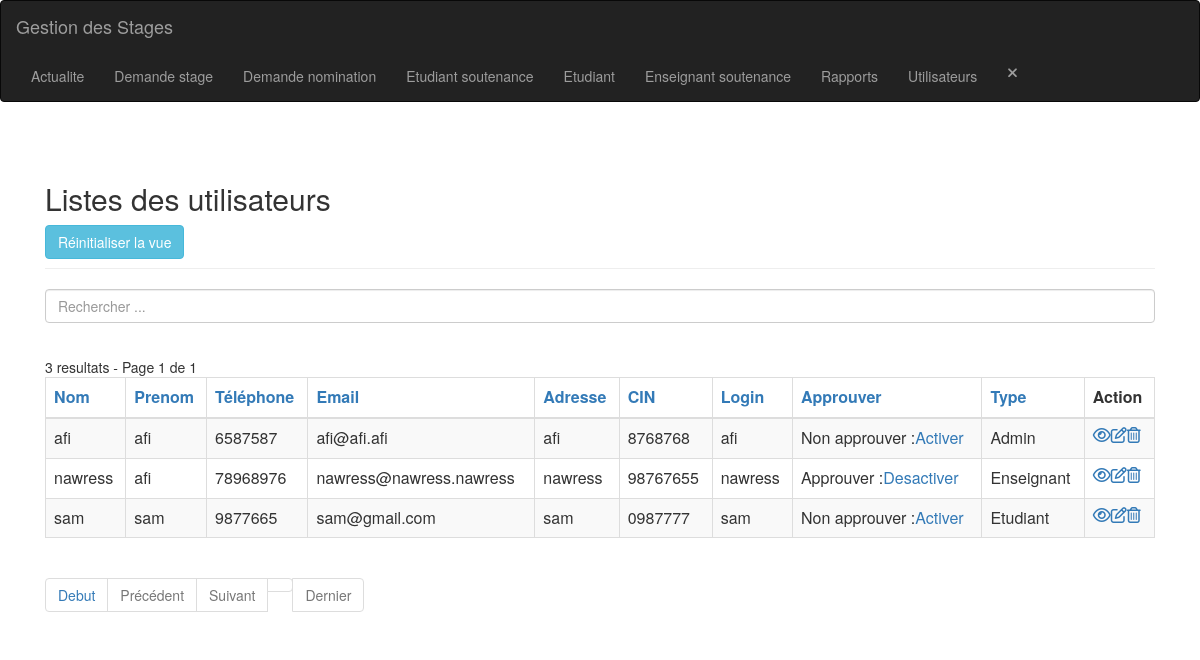
The app's page /utilisateur-index.php (signed in) with its own data.
### tables this page shows
CREATE TABLE IF NOT EXISTS `utilisateur` (
  `id` int(11) NOT NULL AUTO_INCREMENT,
  `nom` varchar(30) NOT NULL,
  `prenom` varchar(30) NOT NULL,
  `tel` int(30) NOT NULL,
  `email` varchar(50) NOT NULL,
  `adresse` varchar(50) NOT NULL,
  `cin` varchar(10) NOT NULL,
  `login` varchar(30) NOT NULL,
  `pwd` varchar(30) NOT NULL,
  `approuver` int(11) NOT NULL,
  `type` int(11) NOT NULL,
  PRIMARY KEY (`id`),
  UNIQUE KEY `login` (`login`)
);

### config.php (called while the page is built, shortened)
<?php
$no_of_records_per_page = 8;
?>

### utilisateur-index.php (the view, shortened to what this page needs)
<?php
include_once('header.php');
include_once('navbar.php');
?>
<section class="pt-5">
    <div class="container-fluid">
        <div class="row">
            <div class="col-md-12">
                <div class="page-header clearfix">
                    <h2 class="float-left">Listes des utilisateurs</h2>
                    <a href="utilisateur-index.php" class="btn btn-info float-right mr-2">Réinitialiser la vue</a>
                </div>
                <div class="form-row">
                    <form action="utilisateur-index.php" method="get">
                        <div class="col">
                            <input type="text" class="form-control" placeholder="Rechercher ..." name="search">
                        </div>
                </div>
                <br>
                <?php
                require_once "config.php";
                $domain     = $_SERVER['HTTP_HOST'];
                $script   = $_SERVER['SCRIPT_NAME'];
                $parameters   = $_SERVER['QUERY_STRING'];
                $protocol = strpos(strtolower($_SERVER['SERVER_PROTOCOL']), 'https')
                    === FALSE ? 'http' : 'https';
                $currenturl = $protocol . '://' . $domain . $script . '?' . $parameters;
                if (isset($_GET['pageno'])) {
                    $pageno = $_GET['pageno'];
                } else {
                    $pageno = 1;
                }
                $offset = ($pageno - 1) * $no_of_records_per_page;
                $total_pages_sql = "SELECT COUNT(*) FROM utilisateur";
                $result = mysqli_query($link, $total_pages_sql);
                $total_rows = mysqli_fetch_array($result)[0];
                $total_pages = ceil($total_rows / $no_of_records_per_page);
                $order = 'id';
                $sort = 'desc';
                $sql = "SELECT * FROM utilisateur ORDER BY $order $sort LIMIT $offset, $no_of_records_per_page";
                $count_pages = "SELECT * FROM utilisateur";
                if (!empty($_GET['search'])) {
                    $search = ($_GET['search']);
                    $sql = "SELECT * FROM utilisateur
                            WHERE CONCAT (nom,prenom,tel,email,adresse,cin,login,pwd,approuver,type)
                            LIKE '%$search%'
                            ORDER BY $order $sort
                            LIMIT $offset, $no_of_records_per_page";
                    $count_pages = "SELECT * FROM utilisateur
                            WHERE CONCAT (nom,prenom,tel,email,adresse,cin,login,pwd,approuver,type)
                            LIKE '%$search%'
                            ORDER BY $order $sort";
                } else {
                    $search = "";
                }
                if ($result = mysqli_query($link, $sql)) {
                    if (mysqli_num_rows($result) > 0) {
                        if ($result_count = mysqli_query($link, $count_pages)) {
                            $total_pages = ceil(mysqli_num_rows($result_count) / $no_of_records_per_page);
                        }
                        $number_of_results = mysqli_num_rows($result_count);
                        echo " " . $number_of_results . " resultats - Page " . $pageno . " de " . $total_pages;
                        echo "<table class='table table-bordered table-striped'>";
                        echo "<thead>";
                        echo "<tr>";
                        echo "<th><a href=?search=$search&sort=&order=nom&sort=$sort>Nom</th>";
                        echo "<th><a href=?search=$search&sort=&order=prenom&sort=$sort>Prenom</th>";
                        echo "<th><a href=?search=$search&sort=&order=tel&sort=$sort>Téléphone</th>";
                        echo "<th><a href=?search=$search&sort=&order=email&sort=$sort>Email</th>";
                        echo "<th><a href=?search=$search&sort=&order=adresse&sort=$sort>Adresse</th>";
                        echo "<th><a href=?search=$search&sort=&order=cin&sort=$sort>CIN</th>";
                        echo "<th><a href=?search=$search&sort=&order=login&sort=$sort>Login</th>";
                        if ($_SESSION['users']['type'] != 2) {
                            echo "<th><a href=?search=$search&sort=&order=approuver&sort=$sort>Approuver</th>";
                        }
                        echo "<th><a href=?search=$search&sort=&order=type&sort=$sort>Type</th>";
                        echo "<th>Action</th>";
                        echo "</tr>";
                        echo "</thead>";
                        echo "<tbody>";
                        while ($row = mysqli_fetch_array($result)) {
                            $type = "Etudiant";
                            switch ($row['type']) {
                                case "2":
                                    $type = "Enseignant";
                                    break;
                                case "3":
                                    $type = "Admin";
                                    break;
                            }
                            echo "<tr>";
                            echo "<td>" . $row['nom'] . "</td>";
                            echo "<td>" . $row['prenom'] . "</td>";
                            echo "<td>" . $row['tel'] . "</td>";
                            echo "<td>" . $row['email'] . "</td>";
                            echo "<td>" . $row['adresse'] . "</td>";
                            if ($_SESSION['users']['type'] != 2) {
                                echo "<td>" . $row['cin'] . "</td>";
                                echo "<td>" . $row['login'] . "</td><td>";
                                if ($row['approuver'] == '0') {
                                    echo "Non approuver :<a href='actions.php?approuver=" . $row['id'] . "'>Activer</a>";
                                } else {
                                    echo "Approuver :<a href='actions.php?desapprouver=" . $row['id'] . "'>Desactiver</a>";
                                }
                            } elseif ($_SESSION['users']['id'] == $row['id']) {
                                echo "<td>" . $row['cin'] . "</td>";
                                echo "<td>" . $row['login'] . "</td><td>";
                            } else {
                                echo "<td></td>";
                                echo "<td></td><td>";
                            }
                            echo "</td><td>" . $type . "</td>";
                            echo "<td>";
                            echo "<a href='utilisateur-read.php?id=" . $row['id'] . "' title='Afficher enregistrement' data-toggle='tooltip'><i class='far fa-eye'></i></a>";
                            if ($_SESSION['users']['type'] != 2) {
                                echo "<a href='utilisateur-update.php?id=" . $row['id'] . "' title='Mettre à jour enregistrement' data-toggle='tooltip'><i class='far fa-edit'></i></a>";
                                echo "<a href='utilisateur-delete.php?id=" . $row['id'] . "' title='Supprimer enregistrement' data-toggle='tooltip'><i class='far fa-trash-alt'></i></a>";
                            }
                            echo "</td>";
                            echo "</tr>";
                        }
                        echo "</tbody>";
                        echo "</table>";
                ?>
                        <ul class="pagination" align-right>
                            <?php
                            $new_url = preg_replace('/&?pageno=[^&]*/', '', $currenturl);
                            ?>
                            <li class="page-item"><a class="page-link" href="<?php echo $new_url . '&pageno=1' ?>">Debut</a></li>
                            <li class="page-item <?php if ($pageno <= 1) {
                                                        echo 'disabled';
                                                    } ?>">
                                <a class="page-link" href="<?php if ($pageno <= 1) {
                                                                echo '#';
                                                            } else {
                                                                echo $new_url . "&pageno=" . ($pageno - 1);
                                                            } ?>">Précédent</a>
                            </li>
                            <li class="page-item <?php if ($pageno >= $total_pages) {
                                                        echo 'disabled';
                                                    } ?>">
                                <a class="page-link" href="<?php if ($pageno >= $total_pages) {
                                                                echo '#';
                                                            } else {
                                                                echo $new_url . "&pageno=" . ($pageno + 1);
                                                            } ?>">Suivant</a>
                            </li>
                            <li class="page-item <?php if ($pageno >= $total_pages) {
                                                        echo 'disabled';
                                                    } ?>">
                                <a class="page-item"><a class="page-link" href="<?php echo $new_url . '&pageno=' . $total_pages; ?>">Dernier</a>
                            </li>
                        </ul>
                <?php
                    } else {
                        echo "<p class='lead'><em>Aucun enregistrement n'a été trouvé.</em></p>";
                    }
                } else {
                    echo "ERROR: Could not able to execute $sql. " . mysqli_error($link);
                }
                ?>
            </div>
        </div>
    </div>
</section>
<?php
include_once('footer.php');
?>

### records on screen
utilisateur: nom "afi", prenom "afi", tel "6587587", email "afi@afi.afi", adresse "afi", cin "8768768", login "afi", type "Admin"
utilisateur: nom "nawress", prenom "afi", tel "78968976", email "nawress@nawress.nawress", adresse "nawress", cin "98767655", login "nawress", type "Enseignant"
utilisateur: nom "sam", prenom "sam", tel "9877665", email "sam@gmail.com", adresse "sam", cin "0987777", login "sam", type "Etudiant"

### other values on screen
$number_of_results "3"
$pageno "1"
$total_pages "1"
